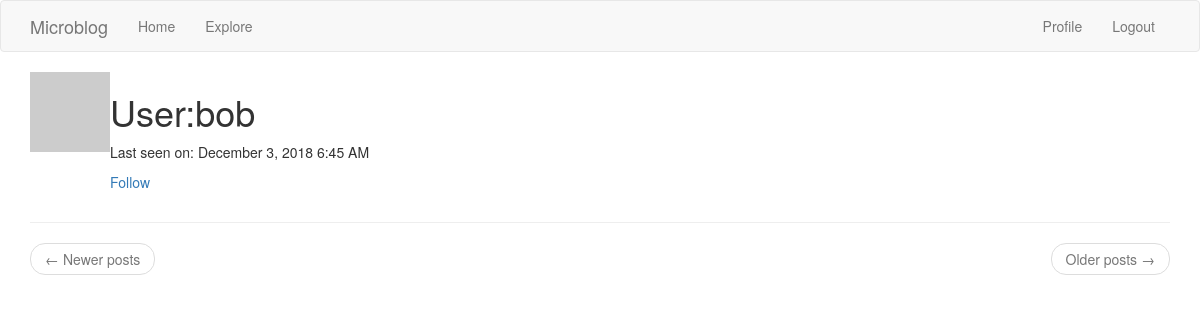
Before: /user/bob (signed in) with the older database file.
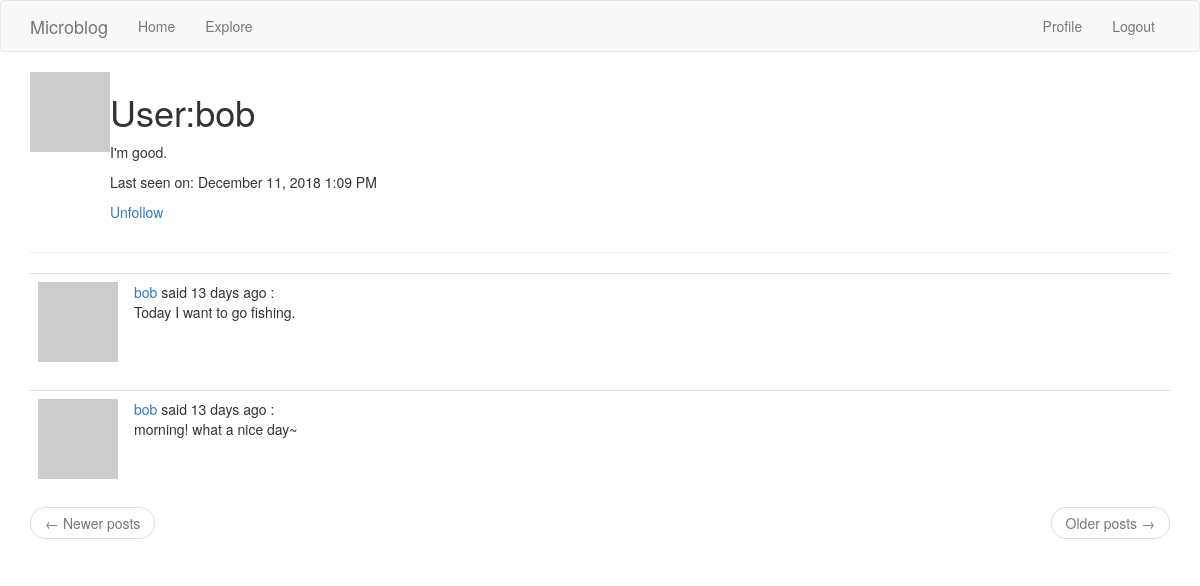
After: the same page with the newer database file.
### app/models.py (models this page shows, shortened)
class PaginatedAPIMixin(object):
    @staticmethod
    def to_collection_dict(query, page, per_page, endpoint, **kwargs):
        resources = query.paginate(page, per_page, False)
        data = {
            'items': [item.to_dict() for item in resources.items],
            '_meta':{
                'page': page,
                'per_page': per_page,
                'total_pages': resources.pages,
                'total_items': resources.total
            },
            '_link': {
                'self': url_for(endpoint, page=page, per_page=per_page,
                                **kwargs),
                'next': url_for(endpoint, page=page + 1, per_page=per_page,
                                **kwargs) if resources.has_next else None,
                'prev': url_for(endpoint, page=page - 1, per_page=per_page,
                                **kwargs) if resources.has_prev else None
            }
        }
        return data

class User(PaginatedAPIMixin, UserMixin, db.Model):
    id = db.Column(db.Integer, primary_key=True)
    username = db.Column(db.String(64), index=True, unique=True)
    email = db.Column(db.String(120), index=True, unique=True)
    password_hash = db.Column(db.String(128))
    posts = db.relationship('Post', backref='author', lazy='dynamic')
    about_me = db.Column(db.String(140))
    last_seen = db.Column(db.DateTime, default=datetime.utcnow)
    followed = db.relationship(
        'User', secondary=followers,
        primaryjoin=(followers.c.follower_id == id),
        secondaryjoin=(followers.c.followed_id == id),
        backref=db.backref('followers', lazy='dynamic'), lazy='dynamic')
    token = db.Column(db.String(32), index=True, unique=True)
    token_expiration = db.Column(db.DateTime)
    def avatar(self, size):
        digest = md5(self.email.lower().encode('utf-8')).hexdigest()
        return 'https://www.gravatar.com/avatar/{}?d=identicon&s={}'.format(digest, size)
    def is_following(self, user):
        return self.followed.filter(
            followers.c.followed_id == user.id
        ).count() > 0

class Post(db.Model):
    __searchable__ = ['body']
    id = db.Column(db.Integer, primary_key=True)
    body = db.Column(db.String(150))
    timestamp = db.Column(db.DateTime, index=True, default=datetime.utcnow)
    user_id = db.Column(db.Integer, db.ForeignKey('user.id'))
    language = db.Column(db.String(5))

### app/main/routes.py (the view)
@bp.route('/user/<username>')
@login_required
def user(username):
    user = User.query.filter_by(username=username).first_or_404()
    page = request.args.get('page', 1, type=int)
    posts = user.posts.order_by(Post.timestamp.desc()).paginate(
        page, current_app.config['POSTS_PER_PAGE'], False)
    next_url = url_for('main.user', username=user.username, page=posts.next_num) \
        if posts.has_next else None
    prev_url = url_for('main.user', username=user.username, page=posts.prev_num) \
        if posts.has_prev else None
    return render_template('user.html', user=user, posts=posts.items,
                           next_url=next_url, prev_url=prev_url)

### app/main/routes.py (called while the page is built)
@bp.before_request
def before_request():
    if current_user.is_authenticated:
        current_user.last_seen = datetime.utcnow()
        db.session.add(current_user) # which is not necessary cause current user is already there
        db.session.commit()
    g.locale = str(get_locale())

### app/models.py (called while the page is built)
@login.user_loader
def load_user(id):
    return User.query.get(int(id))

    @classmethod
    def before_commit(cls, session):
        session._changes = {
            'add': list(session.new),
            'update': list(session.dirty),
            'delete': list(session.deleted)
        }

    @classmethod
    def after_commit(cls, session):
        for obj in session._changes['add']:
            if isinstance(obj, SearchableMixin):
                add_to_index(obj.__tablename__, obj)
        for obj in session._changes['update']:
            if isinstance(obj, SearchableMixin):
                add_to_index(obj.__tablename__, obj)
        for obj in session._changes['delete']:
            if isinstance(obj, SearchableMixin):
                remove_from_index(obj.__tablename__, obj)
        session._changes = None

### app/templates/user.html
{% extends "base.html" %}
{% block app_content %}
    <table>
        <tr valign="top">
            <td><img src="{{ user.avatar(128) }}"></td>
            <td>
                <h1>User:{{ user.username }}</h1>
                {% if user.about_me %}
                    <p>{{ user.about_me }}</p>
                {% endif %}
                {% if user.last_seen %}
                    <p>Last seen on: {{ moment(user.last_seen).format('LLL') }}</p>
                {% endif %}
                {% if user == current_user %}
                    <p><a href="{{ url_for('main.edit_profile') }}">Edit your profile</a></p>
                {% elif not current_user.is_following(user) %}
                    <p><a href="{{ url_for('main.follow', username=user.username) }}">Follow</a></p>
                {% else %}
                    <p><a href="{{ url_for('main.unfollow', username=user.username) }}">Unfollow</a></p>
                {% endif %}
            </td>
        </tr>
    </table>
    <hr>
    {% for post in posts %}
       {% include '_post.html' %}
    {% endfor %}
    <nav aria-label="...">
        <ul class="pager">
            <li class="previous{% if not prev_url %} disabled{% endif %}">
                <a href="{{ prev_url or '#' }}">
                    <span aria-hidden="true">&larr;</span> Newer posts
                </a>
            </li>
            <li class="next{% if not next_url %} disabled{% endif %}">
                <a href="{{ next_url or '#' }}">
                    Older posts <span aria-hidden="true">&rarr;</span>
                </a>
            </li>
        </ul>
    </nav>
{% endblock %}

### app/templates/base.html (shortened to what this page needs)
{% extends 'bootstrap/base.html' %}
{% block navbar %}
    <nav class="navbar navbar-default">
        <div class="container">
            <div class="navbar-header">
                <a class="navbar-brand" href="{{ url_for('main.welcome') }}">Microblog</a>
            </div>
            <div class="collapse navbar-collapse" id="bs-example-navbar-collapse-1">
                <ul class="nav navbar-nav">
                    <li><a href="{{ url_for('main.welcome') }}">Home</a></li>
                    <li><a href="{{ url_for('main.explore') }}">Explore</a></li>
                </ul>
                <ul class="nav navbar-nav navbar-right">
                    {% if current_user.is_anonymous %}
                    <li><a href="{{ url_for('auth.login') }}">Login</a></li>
                    {% else %}
                    <li><a href="{{ url_for('main.user', username=current_user.username) }}">Profile</a></li>
                    <li><a href="{{ url_for('auth.logout') }}">Logout</a></li>
                    {% endif %}
                </ul>
            </div>
        </div>
    </nav>
{% endblock %}
{% block content %}
        <div class="container">
        {% block app_content %}{% endblock %}
    </div>
{% endblock %}

### app/templates/_post.html (shortened to what this page needs)
    <table class="table table-hover">
        <tr valign="top">
            <td width="70px"><img src="{{ post.author.avatar(70) }}"></td>
            <td>
                {{ _('%(username)s said %(when)s',
                username=user_link, when=moment(post.timestamp).fromNow()) }} :
                <br>{{ post.body }}
            </td>
        </tr>
    </table>

Changed rows visible on the page:
changed User "bob": about_me (not shown) → "I'm good."; last_seen "December 3, 2018 6:45 AM" → "December 11, 2018 1:09 PM"
added Post: body "Today I want to go fishing."
added Post: body "morning! what a nice day~"
Other visible differences:
text no longer shown: "Follow"
text now shown: "Unfollow"
